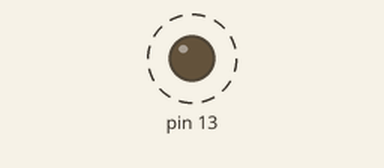
The sketch below on a simulated Arduino Uno, built with avr-gcc and run on an emulated ATmega328P. Shown: output pins drawn as LEDs (lit = HIGH). Dashed ring = blinking.

Above: at 0.5 s.
Timing chart, 0 to 4.6 s (numbered marks = the images above):
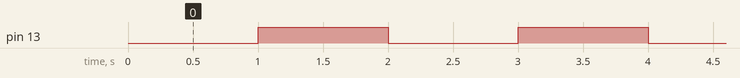

The sketch:

1sn_avr_c.ino
```cpp
#include <avr/io.h>

int main(){

DDRB |=(1<<5);
PORTB &=~(1<<5);

TCCR1B|=((1<<CS12)|(1<<CS10));

while(1){

  TCNT1=49911;
  while((TIFR1&(1<<TOV1))==0);
  TIFR1|=(1<<TOV1);
  PORTB^=(1<<5);
}

  return 0;
}
```

Measured:
- by itself, pin 13: alternates HIGH for 1.0 s and LOW for 1.0 s
